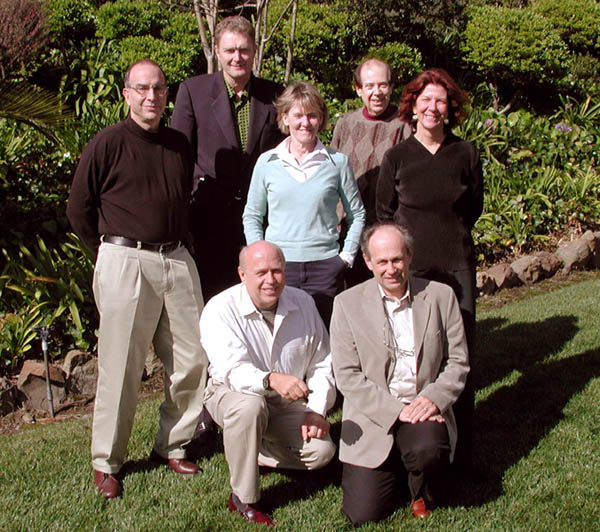
//> input picture detection/database1/14.jpg, 600 x 532 px, given in place of ����, which was not available
$ ./TestDetection database1/14.jpg   (built with g++ and OpenCV 4)
//> lines starting //> are read from the running program, lines starting //| are printed output that depends on the picture; pictures that were not available may be replaced by others from this repository, and a replacement may not be noted
### detection/IDetection.h
/*
 * File:   IDetection.h
 * Author: Elena Holobiuc
 *
 * Declares detection interface using CppInterfaces.h
 * These methods are called by recognition module
 */


#ifndef _IDETECTION_H
#define	_IDETECTION_H

#include "CppInterfaces.h"
#include "cv.h"

using namespace std;


DeclareInterface(IDetection)

    //sets detection type and parameters
    virtual void initialize(vector<char*> args) = 0;

    //returns a vector of IplImage* with detected objects
    virtual vector<IplImage*> getDetectedObjects(IplImage* image,
                                                vector<CvRect> objects) = 0;

    // returns a vector of CvRect with detected objects
    virtual vector<CvRect> detectObjects(IplImage* image,
                                    int nrOfDetectedFaces) = 0;

   // displays detected faces in windown 'windowName'
    virtual void showFaces(IplImage* image,vector<CvRect> faces,
                                    char* windowName) = 0;

   // saves an IplImage* in a given path
    virtual void saveImage(vector<IplImage*> faces,string path) = 0;

    // returns 'sourceImage' resized to 'width'*'height'
    virtual IplImage* resizeImage(IplImage *sourceImage, int width, int height) = 0;

EndInterface


#endif	/* _IDETECTION_H */

### detection/CppInterfaces.h
/*
 * File:   CppInterfaces.h
 * Author: Octavian Sima
 * Thanks: Jose Lamas Rios: http://www.codeproject.com/KB/cpp/CppInterfaces.aspx
 *
 * Defines a simple way to declare interfaces in C++ in OOP style (like Java, C#)
 *
 * Example:
 * DeclareInterface(IPerson)
 *      virtual string getName() const = 0;
 *      virtual void setName(string name) = 0;
 * EndInterface
 */

#ifndef _CPPINTERFACES_H
#define	_CPPINTERFACES_H

//an interface is a pure virtual  class
#define Interface class

//interface methods must be public
#define implements public

//every class implementing an interface must declare a destructor
#define DeclareInterface(name) Interface name { \
          public: \
          virtual ~name() {}

//base interface
#define DeclareBasedInterface(name, base) class name : public base { \
          public: \
          virtual ~name() {}

//end of interface declaration
#define EndInterface };

#endif	/* _CPPINTERFACES_H */

### detection/Detection.cpp
/*
 * File:   Detection.cpp
 * Author: elena
 */

#include <stdlib.h>
#include <iostream>
#include <cstdio>
#include "Detection.h"


/*
 * Module for detecting all faces from a given image
 */

Detection::Detection() {

    // set default values
    this->cascadeName_ = "cascade/haarcascade_frontalface_alt2.xml";
    this->eyeCascadeName_ = "cascade/haarcascade_eye.xml";
    this->scaleValue_ = 1.1f;
    this->minNeighbours_ = 2;
    this->flags_ = 0;
    this->templateSize_ = 25;
    this->templateEyeSize_ = 10;
    this->resultImageWidth_ = 92;
    this->resultImageHeight_ = 112;
    this->nrOfDetectedFaces_ = 0;
    this->index_ = 0;

    this->cascade_ = (CvHaarClassifierCascade*)cvLoad(this->cascadeName_.c_str(),
                                                        0, 0, 0 );


    this->eyeCascade_ = (CvHaarClassifierCascade*)cvLoad(this->eyeCascadeName_.c_str(),
                                                        0, 0, 0 );

    if ( !this->cascade_ ) {
        fprintf(stderr, "[Detection] Error loading cascade![%s]\n",
                                        this->cascadeName_.c_str());
    }

    if ( !this->eyeCascade_ ) {
        fprintf(stderr, "[Detection] Error loading cascade![%s]\n",
                                        this->eyeCascadeName_.c_str());
    }

    // set default flags for face detection
    this->flags_ |= CV_HAAR_DO_CANNY_PRUNING;

}

Detection::~Detection() {

    // release cascade
    cvReleaseHaarClassifierCascade(&this->cascade_);
    cvReleaseHaarClassifierCascade(&this->eyeCascade_);

}


void Detection::initialize(vector<char*> args) {

    // valid argument options
    const string cascadeOption       = "--cascade=";
    const string scaleOption         = "--scale=";
    const string minHitsOption       = "--hits=";
    const string nrOfDetectedFaces   = "--detectedFaces=";
    const string templateSizeOption  = "--size=";
    const string resultImageWidth    = "--resultImageWidth=";
    const string resultImageHeight   = "--resultImageHeight=";

    // read input parameters
    for (int i = 0; i < args.size(); i++) {


        // cascade parameter
        if (cascadeOption.compare(0, cascadeOption.length(), args[i],
                                  cascadeOption.length()) == 0) {
            this->cascadeName_.assign(args[i] + cascadeOption.length());

            this->cascade_ = (CvHaarClassifierCascade*)cvLoad(this->cascadeName_.c_str(),
                                                        0, 0, 0 );


            if ( !this->cascade_ ) {
                fprintf(stderr, "[Detection] Error loading cascade![%s]\n",
                                        this->cascadeName_.c_str());
            }
        }

        // scale parameter
        else if (scaleOption.compare(0, scaleOption.length(), args[i],
                 scaleOption.length()) == 0) {
            if( !sscanf( args[i] + scaleOption.length(), "%lf",
                    &this->scaleValue_ )  || this->scaleValue_ < 1 )
                this->scaleValue_ = 1.1f;
        }

        // min hits parameter
        else if (minHitsOption.compare(0, minHitsOption.length(), args[i],
                minHitsOption.length()) == 0) {
            if( !sscanf( args[i] + minHitsOption.length(), "%d",
                    &this->minNeighbours_ )  || this->minNeighbours_ < 1 )
                this->minNeighbours_ = 2;
        }


        // nr of detected faces parameter
        else if (nrOfDetectedFaces.compare(0, nrOfDetectedFaces.length(), args[i],
                nrOfDetectedFaces.length()) == 0) {
            if( !sscanf( args[i] + nrOfDetectedFaces.length(), "%d",
                    &this->nrOfDetectedFaces_ )  || this->nrOfDetectedFaces_ < 0 )
                this->nrOfDetectedFaces_ = 0;
        }
        // template size parameter
        else if (templateSizeOption.compare(0,
                templateSizeOption.length(), args[i],
                templateSizeOption.length()) == 0) {
            if( !sscanf( args[i] + templateSizeOption.length(), "%d",
                    &this->templateSize_) || this->templateSize_ < 10 )
                this->templateSize_ = 25;
        }

        // result image width parameter
        else if (resultImageWidth.compare(0,
                resultImageWidth.length(), args[i],
                resultImageWidth.length()) == 0) {
            if( !sscanf( args[i] + resultImageWidth.length(), "%d",
                    &this->resultImageWidth_) || this->resultImageWidth_ < 1 )
                this->resultImageWidth_ = 92;
        }

        // result image height parameter
        else if (resultImageHeight.compare(0,
                resultImageHeight.length(), args[i],
                resultImageHeight.length()) == 0) {
            if( !sscanf( args[i] + resultImageHeight.length(), "%d",
                    &this->resultImageHeight_) || this->resultImageHeight_ < 1 )
                this->resultImageHeight_ = 112;
        }

        else {
            fprintf(stderr, "[Detection] Error in method initialize!(Unknown parameter!)\n"
                            "Valid parameters:\n "
                            "          --cascade=cascade_name\n "
                            "          --scale=scale_value\n "
                            "          --hits=hits_number\n "
                            "          --size=min_template_size_value \n"
                            "          --resultImageWidth=width_of_detected_face_image\n"
                            "          --resultImageHeight=height_of_detected_face_image\n");

        }

    }

}


bool Detection::checkRectOverlap(CvRect r1, CvRect r2) {

    bool overlap = false;
    float percent = 0.8;

    if (r1.height <=0 || r1.width <=0 ||
        r2.height <=0 || r2.width <=0) {
        fprintf(stderr, "[Detection] Error in method checkRectOverlap!\n"
                        "Usage: checkRectOverlap(CvRect r1, CvRect r2).\n");
    }

    if ( r1.x > r2.x + r2.width ||
         r1.x + r1.width < r2.x ||
         r1.y > r2.y + r2.height ||
         r1.y + r1.height < r2.y ) {

        return overlap;
    }

    // determine rectangle with minimum area
    double area1 = r1.height * r1.width;
    double area2 = r2.height * r2.width;
    double minArea = area1 < area2 ? area1 : area2;

    // determine the overlap area between r1 and r2
    double overlapArea = (max(r1.x, r2.x) - min(r1.x + r1.width, r2.x + r2.width)) *
                         (max(r1.y, r2.y) - min(r1.y + r1.height, r2.y + r2.height));

    // if overlap are is greater than 80% => return true
    if (overlapArea > percent*minArea) {
        overlap = true;
    }

    /*
    if (overlap)
        if (overlapArea > 0.0 )
            printf("aici = %lf %lf\n", overlapArea, minArea, r1.x, r1.y);
    */

    return overlap;

}

IplImage* Detection::cvResizeImage(IplImage* sourceImage, int width, int height) {

    if (!sourceImage || width <= 0 || height <= 0) {
        fprintf(stderr, "[Detection] Error in method cvResizeImage!\n"
                        "Usage: cvResizeImage(IplImage* sourceImage, "
                        "int width, int height).\n");
    }
    IplImage* resultImage;
    // create result image
    resultImage = cvCreateImage(cvSize(width, height),
                               sourceImage->depth,
                               sourceImage->nChannels);

    if (width > sourceImage->width && height > sourceImage->height) {
        // CV_INTER_LINEAR: good with increasing image dimensions
       cvResize(sourceImage,       // source image
               resultImage,         // result image
               CV_INTER_LINEAR      // interpolation = Bilinear
               );
    }

    else {
        // CV_INTER_AREA: good with decreasing image dimensions
       cvResize(sourceImage,     // source image
               resultImage,       // result image
               CV_INTER_AREA      // interpolation = Pixel area re-sampling
               );
    }

    return resultImage;

}


IplImage* Detection::resizeImage(IplImage* sourceImage, int width, int height) {

    if (!sourceImage || width <= 0 || height <= 0) {
        fprintf(stderr, "[Detection] Error in method resizeImage!\n"
                        "Usage: resizeImage(IplImage* sourceImage, "
                        "int width, int height).\n");
    }

    IplImage* resultImage;
    int sourceWidth;
    int sourceHeight;
    CvRect r;

    // get source image width and height
    sourceWidth = sourceImage->width;
    sourceHeight = sourceImage->height;

    // source image aspect ratio
    float sourceRatio = ((float)sourceWidth / sourceHeight);
    // result image aspect ratio
    float resultRatio = ((float)width / height);
    // determine cropped area from picture
    if (sourceRatio > resultRatio) {
	int dw = (sourceHeight * width) / height;
	r = cvRect((sourceWidth - dw)/2, 0, dw, sourceHeight);
    }
    else {
	int dh = (sourceWidth * height) / width;
	r = cvRect(0, (sourceHeight - dh)/2, sourceWidth, dh);
    }

    IplImage *croppedImage = cropImage(sourceImage, r);

    // resize cropped image using openCv resize method
    resultImage = this->cvResizeImage(croppedImage, width, height);

    // release cropped image
    cvReleaseImage( &croppedImage );

    // return resized image
    return resultImage;

}

IplImage* Detection::cropImage(IplImage *sourceImage, CvRect r) {


    if (!sourceImage || r.height < 0 || r.width < 0 ) {
        fprintf(stderr, "[Detection] Error in method cropImage!\n"
                        "Usage: cropImage(IplImage *sourceImage, CvRect r).\n");
    }
    IplImage *resultImage;
    CvSize size;

    // select the needed region from the image
    cvSetImageROI((IplImage*)sourceImage, r);
    // create result image
    size = cvSize(r.width, r.height);
    resultImage = cvCreateImage(size, IPL_DEPTH_8U, sourceImage->nChannels);
    // copy cropped rectangle into the result image
    cvCopy(sourceImage, resultImage);

    // clear selected region from initial image
    cvResetImageROI(sourceImage);

    // return an image containing just the required surface
    return resultImage;
}

// [43 lines left out: function processImage, not called in this run]


bool Detection::eyeDetection(IplImage* faceImage) {

    if ( !faceImage ) {
        fprintf(stderr, "[Detection] Error in method eyeDetection!\n"
                        "Usage: eyeDetection(IplImage* faceImage)\n");
        return false;
    }


    // list of detected objects
    CvSeq* detectedObjects;
    bool eyesDetected = false;
    // expandable memory buffer
    CvMemStorage* storage;

    // create storage
    storage = cvCreateMemStorage(0);
    cvClearMemStorage( storage );


    faceImage = resizeImage(faceImage, 100, 150);
    CvRect aux = cvRect(0,0,faceImage->width,3*faceImage->height/4);
    faceImage = this->cropImage(faceImage, aux);
    detectedObjects = cvHaarDetectObjects(faceImage,
                    this->eyeCascade_,      // eye cascade
                    storage,                // memory storage
                    this->scaleValue_,      // haar scale value
                    this->minNeighbours_,   // min detected region to be
                                            // considered an eye
                    0,
                    cvSize(this->templateEyeSize_, this->templateEyeSize_));


    //printf("nr of detected eyes: %d\n",detectedObjects->total);
    if (detectedObjects->total > 0) {
        eyesDetected = true;
    }
    // release storage
    if (storage) {
        cvReleaseMemStorage(&storage);
    }

    return eyesDetected;
}

vector<CvRect> Detection::detectObjects(IplImage* image,int nrOfDetectedFaces) {


    if (!image || nrOfDetectedFaces < -1) {
        fprintf(stderr, "[Detection] Error in method detectObjects!\n"
                        "Usage: detectObjects(IplImage* image,"
                        "int nrOfDetectedFaces).\n");
    }

    // set flags according to the number of faces needed to be detected
    if (nrOfDetectedFaces >= 0) {

        this->flags_ = 0 | CV_HAAR_DO_CANNY_PRUNING;
        this->nrOfDetectedFaces_ = nrOfDetectedFaces;
    }


    if (nrOfDetectedFaces == DETECT_A_FACE) {

        this->flags_ |=   CV_HAAR_DO_ROUGH_SEARCH
                         | CV_HAAR_FIND_BIGGEST_OBJECT;
    }

    // image used for face detection in grayscale
    IplImage* detectImage;
    // image used for face detection scaled (optional)
    IplImage* small_img;
    // expandable memory buffer
    CvMemStorage* storage;
    // list of detected objects ( possible faces )
    CvSeq* detectedObjects;
    // smallest region in which to search for a face
    CvSize minTemplateSize = cvSize(this->templateSize_, this->templateSize_);
    // vector of detected objects
    vector<CvRect> objects;
    // vector of detected faces
    vector<CvRect> faces;

    // convert image to grayscale
    detectImage = cvCreateImage( cvSize(image->width,image->height), 8, 1 );
    cvCvtColor( image, detectImage, CV_BGR2GRAY );
    // equalize brightness and contrast
    cvEqualizeHist( detectImage, detectImage );

    // create storage
    storage = cvCreateMemStorage(0);
    cvClearMemStorage( storage );

   // printf("parameters: scale=%f, hits=%d, flags=%d, templateSize=%d",
   //         this->scaleValue_, this->minNeighbours_, this->flags_,
   //         this->templateSize_);

    double t = 0;
    t = (double)cvGetTickCount();
    //detect faces from image
    detectedObjects = cvHaarDetectObjects(
            detectImage,            // input image
            this->cascade_,         // haar classifier
            storage,                // memory for detected faces
            this->scaleValue_,      // scale factor for cascade classifier
            this->minNeighbours_,   // nr of overlapping detection for an
                                    // object to be considered face
            this->flags_,           // detection settings
            minTemplateSize         // smallest region in which to search
                                    // for a face
            );

    t = (double)cvGetTickCount() - t;
    //printf( "detection time = %g ms\n", t/((double)cvGetTickFrequency()*1000.) );
    if (!detectedObjects) {

        fprintf(stderr, "[Detection] Error! No objects found in face detection!\n");
         // relesese detect image
        cvReleaseImage( &detectImage );
        // release storage
        if (storage) {
            cvReleaseMemStorage(&storage);
        }
        return (vector<CvRect>)(NULL);
    }

    int nrOfDetectedObjects = this->nrOfDetectedFaces_;
    if (nrOfDetectedObjects == 0
        || this->nrOfDetectedFaces_ > detectedObjects->total) {
        nrOfDetectedObjects = detectedObjects->total;
    }

    faces.reserve(nrOfDetectedObjects);
    objects.reserve(nrOfDetectedObjects);
    // get detected faces
    for(int i = 0; i < nrOfDetectedObjects ; i++ ) {

        CvRect* r = (CvRect*)cvGetSeqElem( detectedObjects, i );
        objects.push_back(*r);

        bool diffObject = true;
        // eliminate double detection for a face
        for (int j = 0; j < i; j++ ) {

            CvRect prev = objects.at(j);
            if (checkRectOverlap(prev, *r)) {
                diffObject = false;
                break;
            }
        }

        if (diffObject) {

            int dx = (*r).width/10;
            int dy = (*r).height/10;
            //int x = ((*r).x - dx) >= 0 ? ((*r).x - dx) : 0;
            int x = (*r).x;
            int y = ((*r).y - dy) >= 0 ? ((*r).y - dy) : 0;

            int w = (*r).width;
            int h = ((*r).height + 2*dy) <= image->height ? ((*r).height + 2*dy) :
                                                        image->height;


            // check if detected objects is actually a face (contains eyes)

            IplImage* faceImage = this->cropImage(detectImage, *r);
            if (EYE_DETECTION) {
                if (this->eyeDetection(faceImage)) {
                    faces.push_back(*r);
                }
            }
            else {
                faces.push_back(*r);
            }
            cvReleaseImage(&faceImage);
        }

    }

    //release faces vector
    objects.clear();
    vector<CvRect>().swap(objects);

    // relesese detect image
    cvReleaseImage( &detectImage );
    // release storage
    if (storage) {
        cvReleaseMemStorage(&storage);
    }

    return faces;

}


 // [50 lines left out: functions getDetectedObjects, showFaces, saveImage, not called in this run]

 void Detection::saveResultToFile(IplImage* image, vector<CvRect> faces, char* path) {

     for(vector<CvRect>::const_iterator r = faces.begin(); r != faces.end(); r++ ) {

        // draw an rectangle on a face ( test phase )

        CvPoint pt1 = { r->x, r->y };
        CvPoint pt2 = { r->x + r->width, r->y + r->height };
        cvRectangle(image, pt1, pt2, CV_RGB(0,255,0), 2, 4, 0);

    }

    cvSaveImage(path, image);

 }

### detection/TestDetection.cpp
/*
 * File:   main.cpp
 * Author: elena
 */

#include <stdio.h>
#include <stdlib.h>
#include <dirent.h>
#include "Detection.h"


int main(int argc, char** argv) {

    // initialize detection module
    Detection* detection = new Detection();
    if (argc == 1) {
    printf(                 "Usage: \n"
                            "          [--cascade=cascade_name]\n"
                            "          [--scale=scale_value]\n"
                            "          [--hits=hits_number]\n"
                            "          [--size=min_template_size_value]\n"
                            "          [--resultImageWidth=width_of_detected_face_image]\n"
                            "          [--resultImageHeight=height_of_detected_face_image]\n"
                            "           file\n");
        exit(0);
    }

    vector<char*> args;
    for (int i = 1; i < argc-1; i++)
        args.push_back(argv[i]);
    detection->initialize(args);

    //create output directory if not exist
    string dirName = "result";
    DIR* dir = opendir(dirName.c_str());
    if (! dir) {
        string command = "mkdir ";
        command.append(dirName);
        system(command.c_str());
    }

    // open list of files for detection
    FILE *f = fopen(argv[argc-1],"r");
    while (!feof(f)) {

        char fullImageName[100];
        fscanf (f,"%s",fullImageName);

        // get image Name ( remove directory path, if exists)
        string imageName;
        string key ("/");
        imageName.assign(fullImageName);
        size_t found;
        found = imageName.rfind(key);
        if (found!=string::npos) {
            imageName = imageName.substr (found+1);
        }


        // load image
        IplImage* image = cvLoadImage(fullImageName, CV_LOAD_IMAGE_COLOR);
//> image is the input picture: 532 rows x 600 cols, CV_8UC3; mean B, G, R 68.4, 86, 97
        if ( !image ) {
            printf("Error loading image!%s",fullImageName);
            exit(0);
        }

        // detect faces from image and save output
        vector<CvRect> faces = detection->detectObjects(image,DETECT_ALL_FACES);
//> in detectObjects, `cvCvtColor( image, detectImage, CV_BGR2GRAY );`:
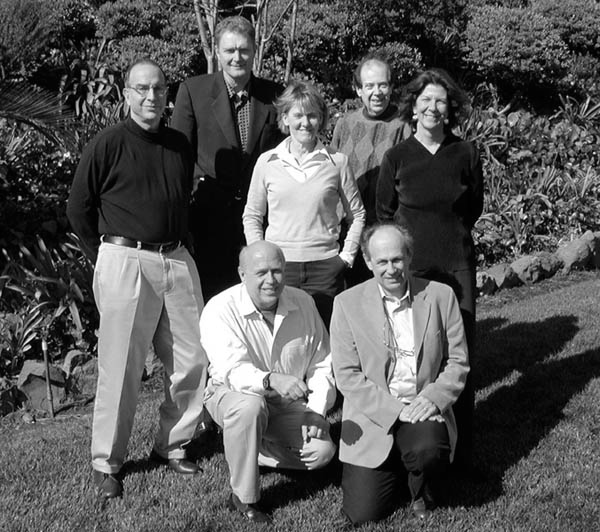
//> detectImage: 532 rows x 600 cols, CV_8UC1; min 0, max 255, mean 87.3
//> in detectObjects, `cvEqualizeHist( detectImage, detectImage );`:
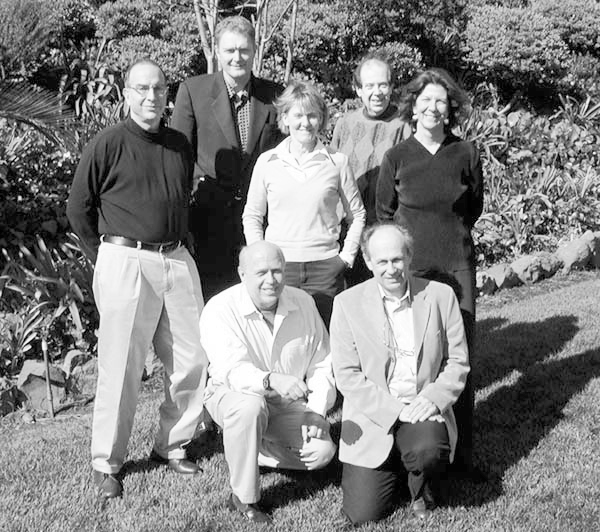
//> detectImage: 532 rows x 600 cols, CV_8UC1; min 0, max 255, mean 128.2
//> in detectObjects, `detectedObjects = cvHaarDetectObjects( detectImage, this->cascade_, st..`: detectedObjects = 8 items
//> in detectObjects, `nrOfDetectedObjects = detectedObjects->total;`: nrOfDetectedObjects = 8
//> the loop in detectObjects, `for(int i = 0; i < nrOfDetectedObjects ; i++ )` made 8 passes
//> (dx, dy, x, y, w, h, size in cropImage, dw in resizeImage) on passes 1 to 8: (4, 4, 356, 64, 42, 50, Size(42, 42), 28), (3, 3, 414, 82, 39, 45, Size(39, 39), 26), (3, 3, 286, 98, 37, 43, Size(37, 37), 24), (4, 4, 215, 29, 44, 52, Size(44, 44), 29), (4, 4, 369, 241, 43, 51, Size(43, 43), 28), (4, 4, 245, 251, 46, 54, Size(46, 46), 30), (5, 5, 125, 64, 51, 61, Size(51, 51), 34), (5, 5, 215, 293, 54, 64, Size(54, 54), 36)
//> pass 1, in cropImage, `cvCopy(sourceImage, resultImage);`:
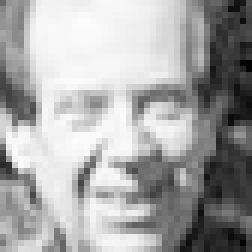
//> sourceImage: 42 rows x 42 cols, CV_8UC1 (shown 6 times larger); min 3, max 252, mean 166.4
//> faces = 7 Rects (x, y, width, height): [356, 68, 42, 42], [414, 85, 39, 39], [286, 101, 37, 37], [215, 33, 44, 44], [369, 245, 43, 43], [245, 255, 46, 46], [125, 69, 51, 51]
        char resultName[110];
        sprintf(resultName,"%s/%s",dirName.c_str(),imageName.c_str());
        detection->saveResultToFile(image,faces,resultName);
//> (the rest of the program and of its run is left out)
